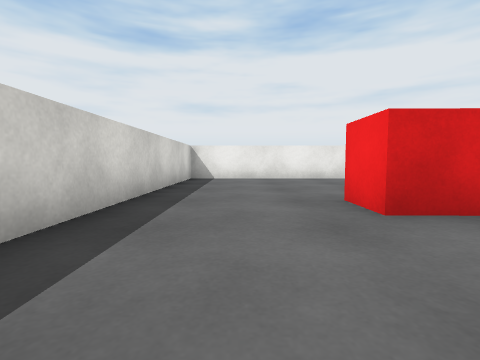
view 1 (above)

24 first-person views from a walk through a 3-D level made in the Unity game engine. The camera is 0.51 m above the floor, tilts 4° down and sees 85° across. The floor is counted in squares, 1 m on a side. Each view is taken from the middle of a square. On the plan, view 1 faces up. The plan holds only what a view shows up to about 9 squares ahead; the rest is blank. Surface patterns are stand-ins for the level's own textures.

view 2
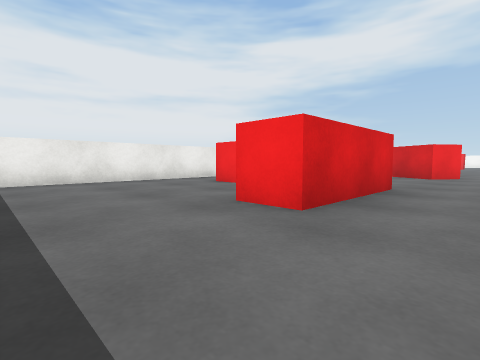

view 3
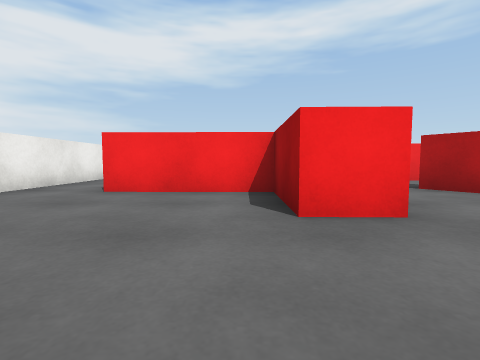

view 4
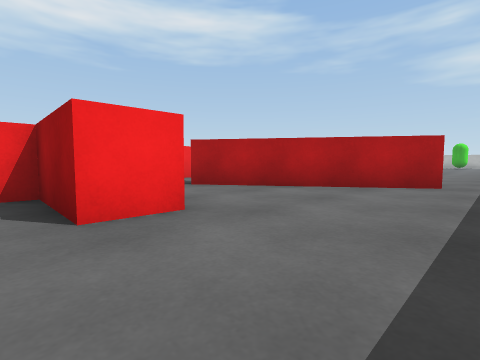

view 5
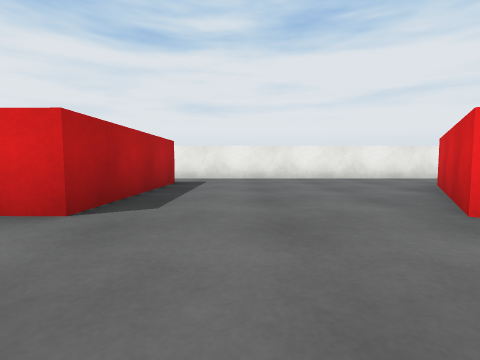

view 6
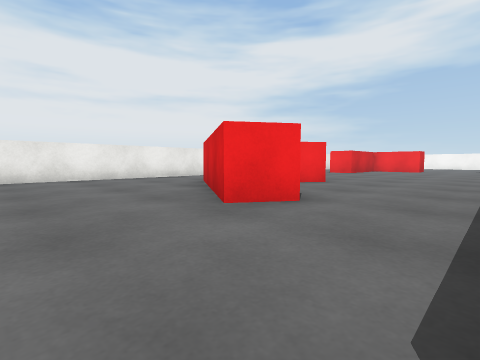

view 7
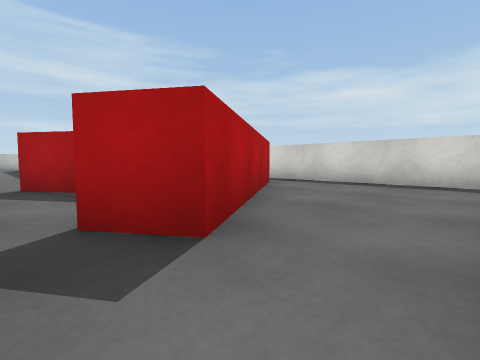

view 8
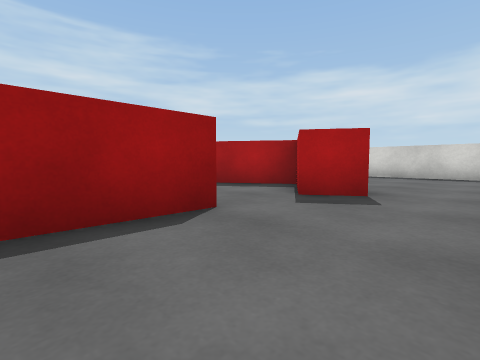

view 9
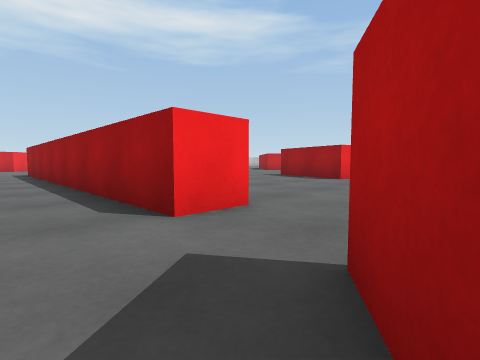

view 10
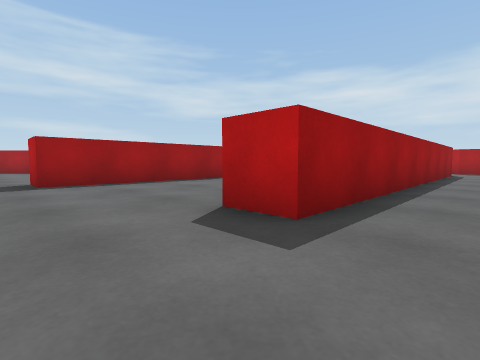

view 11
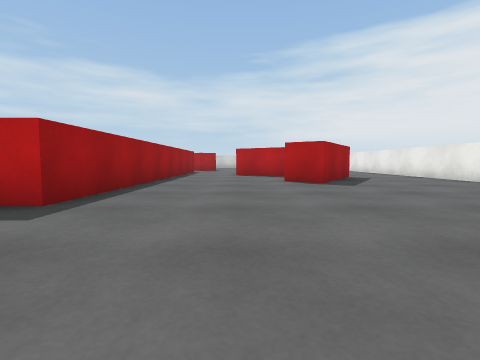

view 12
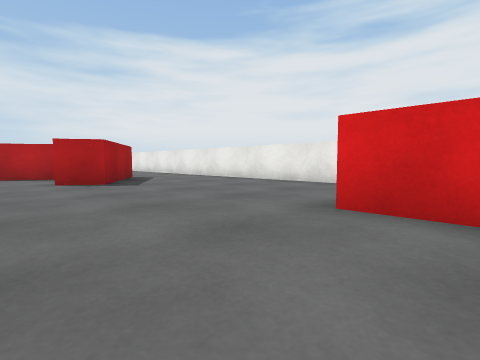

view 13
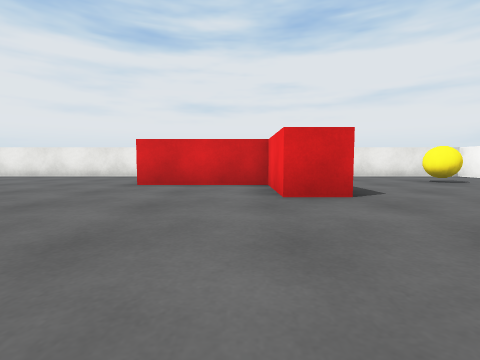

view 14
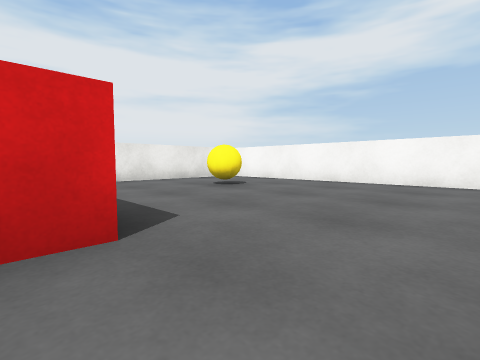

view 15
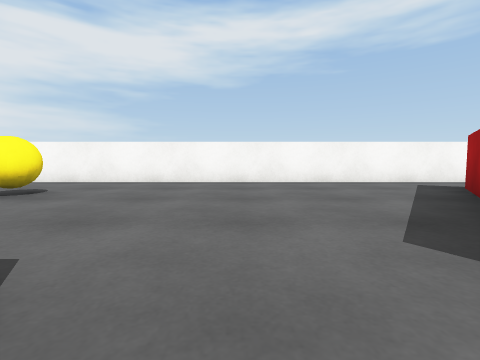

view 16
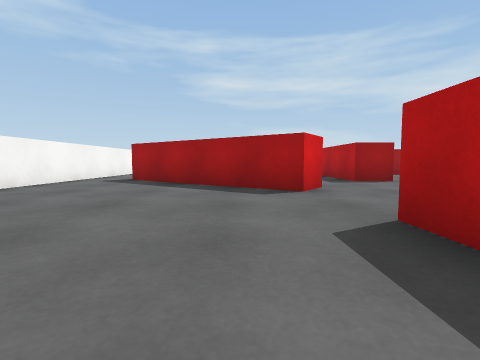

view 17
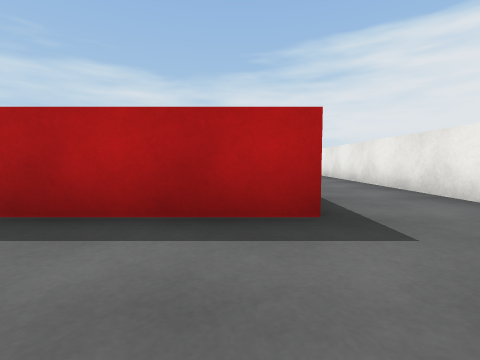

view 18
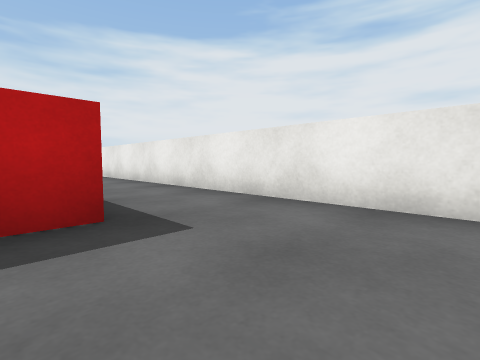

view 19
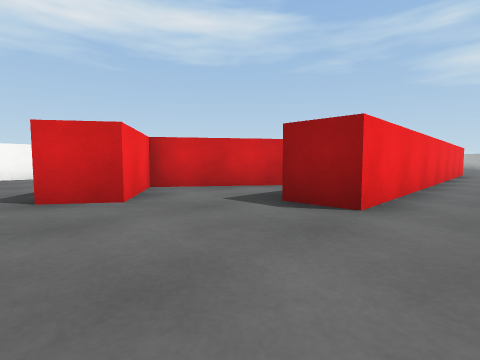

view 20
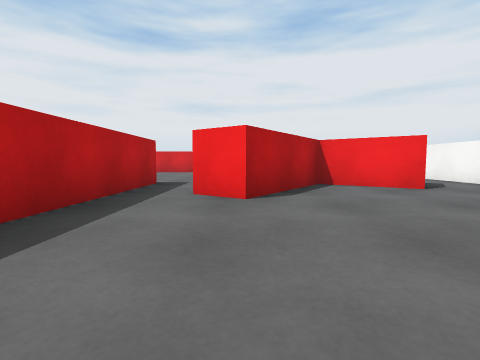

view 21
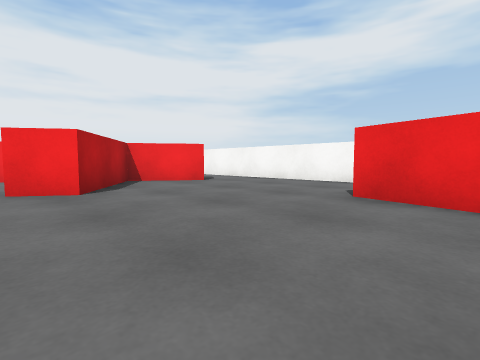

view 22
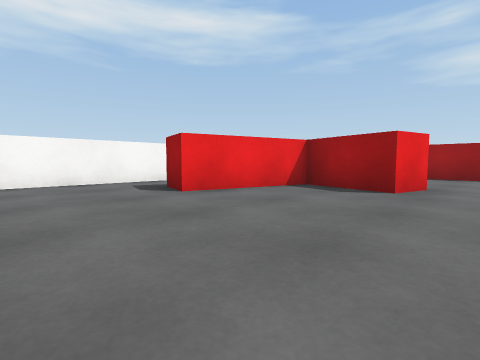

view 23
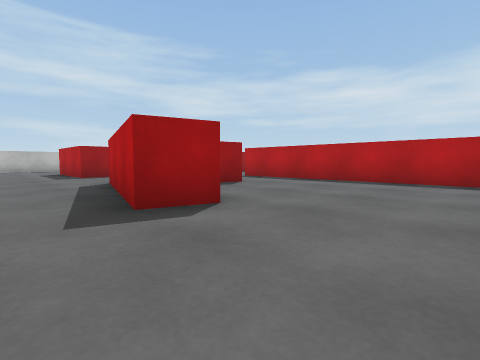

view 24
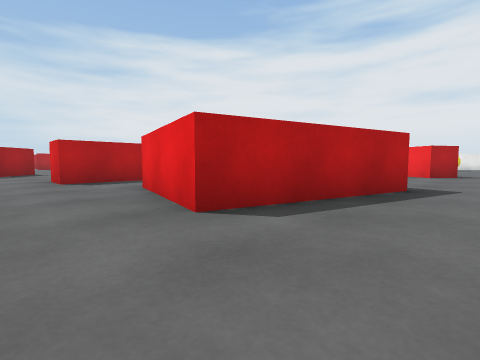

### Floor plan
Points are (right, up) in squares from view 1. A wall is a line through its corners. A room is listed if a view was taken in it or the views show most of it. See-through windows are left out.
Room 1 (views 1, 2, 3, 4, 5, 6, 7, 8, 9)
walls: (6.1, -1.4) (6.1, -0.3) (7.6, -0.3); (9, 1.8) (8.1, 2.4) (10.3, 5.6); (-0.3, -2.2) (3.9, 0.6) (4.5, -0.2) (2.8, -1.3) (4, -3.1); (8.4, 8) (-1.5, 8) (-1.5, -1.5)
ways out: opening at (8, 0.5) to room 2; opening at (9.5, 6.5) to room 2; opening at (-1, -2); opening at (5.5, -2.5)
objects: other object (2, 3) to (4, 6)
Room 2 (views 10, 11, 12, 13, 14, 15, 16, 17, 18, 19)
walls: (19, -1.8) (20, -1.8); (22.1, -0.8) (21.3, -0.3) (21.9, 0.5) (26, -2.3); (10.1, 3.6) (9.3, 2.3); (10.3, 5.6) (12.8, 4) (12.2, 3.2) (11.6, 3.6); (26.6, 8) (8.4, 8); (27.5, -2.6) (27.5, 8); (7.6, -0.3) (16, -0.3) (16, -1.4)
ways out: opening at (8, 0.5) to room 1; opening at (9.5, 6.5) to room 1; opening at (27, -3) to room 3; opening at (21, -2) to room 4; opening at (17.5, -1.5)
objects: other object (18, 3) to (21, 5); yellow ball (25, 5) to (25, 6)
Room 3 (views 20, 21, 22, 23, 24)
walls: (19, -10.8) (19, -5.6); (17.2, -5.4) (17.2, -6.4); (20, -4.5) (20, -11.7) (19, -11.7); (27.5, -8.8) (27.5, -2.6); (26, -2.3) (25.4, -3.1) (23.8, -2) (22.1, -4.5) (21.3, -3.9)
ways out: opening at (27, -3) to room 2; opening at (21, -5) to room 4; opening at (18, -6)
objects: other object (21, -16) to (24, -15); other object (22, -11) to (26, -8)
Room 4 (no view inside)
walls: (21.3, -3.9) (23, -1.4) (22.1, -0.8); (20, -1.8) (20, -4.5)
ways out: opening at (21, -2) to room 2; opening at (21, -5) to room 3

Positions as (right, up) in squares from view 1, and headings:
1: (0, 0), facing up
2: (-1, 1), facing up-right
3: (-1, 4), facing right
4: (-1, 4), facing down-right
5: (6, 0), facing up
6: (6, 0), facing up-right
7: (5, 2), facing down-left
8: (8, 2), facing down-left
9: (4, 1), facing down-right
10: (18, 1), facing down-left
11: (19, 2), facing left
12: (19, 2), facing up-left
13: (20, -1), facing up
14: (21, 1), facing up-right
15: (21, 2), facing right
16: (23, 5), facing down
17: (24, 5), facing left
18: (24, 5), facing up-left
19: (18, 1), facing down-right
20: (22, -8), facing up
21: (21, -9), facing up-right
22: (21, -5), facing down-right
23: (27, -5), facing down-left
24: (27, -13), facing up-left
